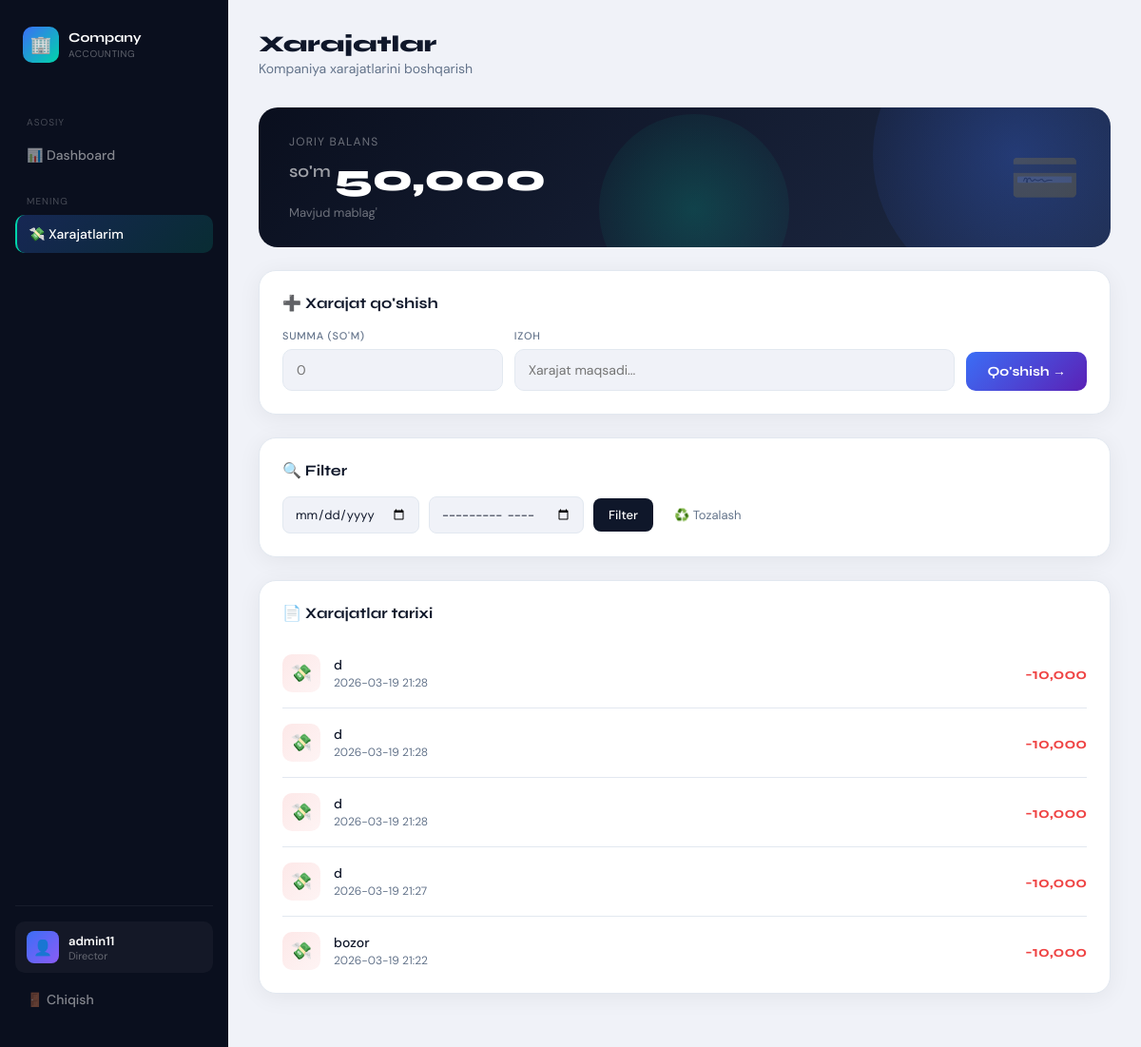
The page /expenses (signed in) on the database as committed earlier.
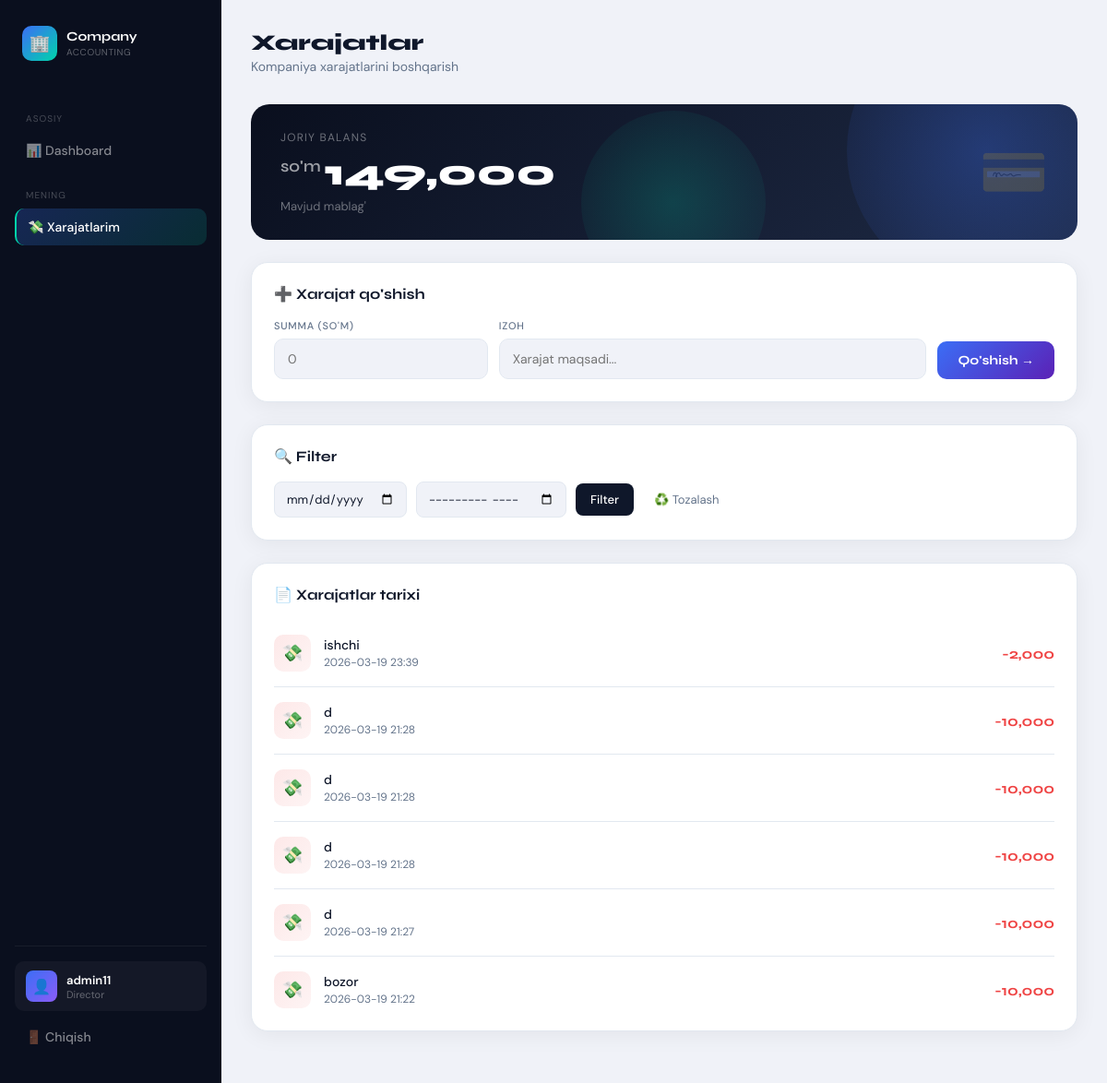
The same page on the database as committed later.
### tables this page shows
CREATE TABLE companies (
        id INTEGER PRIMARY KEY AUTOINCREMENT,
        name TEXT,
        balance INTEGER DEFAULT 0,
        created_at TEXT
    );

CREATE TABLE expenses (
        id INTEGER PRIMARY KEY AUTOINCREMENT,
        company_id INTEGER,
        user_id INTEGER,
        amount INTEGER,
        description TEXT,
        created_at TEXT
    );

### app.py (the view, shortened to what this page needs)
@app.route("/expenses", methods=["GET", "POST"])
def expenses():
    if "user" not in session:
        return redirect(url_for("login"))
    if session.get("role") != "director":
        return redirect(url_for("dashboard"))
    conn = get_db()
    c = conn.cursor()
    c.execute(
        "SELECT id, company_id FROM users WHERE username=?",
        (session["user"],)
    )
    user_row = c.fetchone()
    user_id = user_row["id"]
    company_id = user_row["company_id"]
    c.execute("""
        SELECT amount, description, created_at
        FROM expenses
        WHERE company_id=?
        ORDER BY id DESC
    """, (company_id,))
    expense_list = c.fetchall()
    c.execute(
        "SELECT balance FROM companies WHERE id=?",
        (company_id,)
    )
    balance = c.fetchone()["balance"]
    conn.close()
    return render_template(
        "expenses.html",
        expenses=expense_list,
        balance=balance,
        error=None
    )

### app.py (called while the page is built)
def get_db():
    conn = sqlite3.connect("users.db")
    conn.row_factory = sqlite3.Row
    return conn

@app.context_processor
def inject_notifications():
    return {
        "notifications": [],
        "last_expense": session.get("last_expense")
    }

### templates/expenses.html (shortened to what this page needs)
<!DOCTYPE html>
<html lang="uz">
<head>
</head>
<body>
<aside class="sidebar">
    <div class="sidebar-logo">
        <div class="icon">🏢</div>
        <div class="brand">Company <span>Accounting</span></div>
    </div>
    <div class="nav-section">Asosiy</div>
    <a href="{{ url_for('dashboard') }}">📊 Dashboard</a>
    <div class="nav-section">Mening</div>
    <a href="{{ url_for('expenses') }}" class="active">💸 Xarajatlarim</a>
    <div class="sidebar-bottom">
        <div class="user-badge">
            <div class="user-avatar">👤</div>
            <div class="user-info">
                <div class="name">{{ session.get("user") }}</div>
                <div class="role">Director</div>
            </div>
        </div>
        <a href="{{ url_for('logout') }}" style="margin-top:8px;">🚪 Chiqish</a>
    </div>
</aside>
<main class="main">
    <div class="topbar">
        <div class="page-title">
            Xarajatlar
            <span>Kompaniya xarajatlarini boshqarish</span>
        </div>
    </div>
    <div class="balance-card">
        <div class="balance-left">
            <div class="balance-label">Joriy balans</div>
            <div class="balance-value">
                <sup>so'm</sup>{{ "{:,}".format(balance) }}
            </div>
            <div class="balance-sub">Mavjud mablag'</div>
        </div>
        <div class="balance-icon">💳</div>
    </div>
    <div class="card">
        <div class="card-title">➕ Xarajat qo'shish</div>
        {% if balance > 0 %}
        <form method="POST" class="expense-form">
            <div class="field">
                <label>Summa (so'm)</label>
                <input type="number" name="amount" placeholder="0" required min="1" max="{{ balance }}">
            </div>
            <div class="field">
                <label>Izoh</label>
                <input type="text" name="description" placeholder="Xarajat maqsadi..." required>
            </div>
            <button type="submit" class="btn-add">Qo'shish →</button>
        </form>
        {% else %}
        <p style="color:var(--danger);font-weight:600;font-size:14px;">
            ❌ Balans 0. Xarajat qo'sha olmaysiz.
        </p>
        {% endif %}
    </div>
    <div class="card">
        <div class="card-title">🔍 Filter</div>
        <form method="GET" class="filter-row">
            <input type="date" name="day" value="{{ request.args.get('day','') }}" title="Kun bo'yicha">
            <input type="month" name="month" value="{{ request.args.get('month','') }}" title="Oy bo'yicha">
            <button type="submit">Filter</button>
            <a href="{{ url_for('expenses') }}">♻️ Tozalash</a>
        </form>
    </div>
    <div class="card">
        <div class="card-title">📄 Xarajatlar tarixi</div>
        {% if expenses %}
            {% for e in expenses %}
            <div class="expense-item">
                <div class="expense-left">
                    <div class="expense-dot">💸</div>
                    <div>
                        <div class="expense-desc">{{ e[1] }}</div>
                        <div class="expense-date">{{ e[2] }}</div>
                    </div>
                </div>
                <div class="expense-amount">-{{ "{:,}".format(e[0]) }}</div>
            </div>
            {% endfor %}
        {% else %}
            <div class="empty-state">
                <div class="emoji">📭</div>
                <p>Hozircha xarajatlar yo'q</p>
            </div>
        {% endif %}
    </div>
</main>
</body>
</html>

Rows that differ between the two databases and show on the page:
changed companies: balance "50,000" → "149,000"
added expenses: description "ishchi", created_at "2026-03-19 23:39", amount "2,000"
